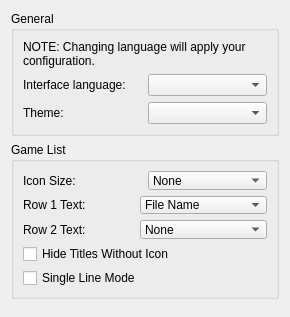
<?xml version="1.0" encoding="UTF-8"?>
<ui version="4.0">
 <class>ConfigureUi</class>
 <widget class="QWidget" name="ConfigureUi">
  <property name="windowTitle">
   <string>Form</string>
  </property>
  <property name="geometry">
   <rect>
    <x>0</x>
    <y>0</y>
    <width>290</width>
    <height>280</height>
   </rect>
  </property>
  <layout class="QVBoxLayout" name="verticalLayout">
   <item>
    <widget class="QGroupBox" name="general_groupBox">
     <property name="title">
      <string>General</string>
     </property>
     <layout class="QHBoxLayout" name="horizontalLayout">
      <item>
       <layout class="QVBoxLayout" name="verticalLayout_2">
        <item>
         <widget class="QLabel" name="label_change_language_info">
          <property name="text">
           <string>&lt;html&gt;&lt;head/&gt;&lt;body&gt;&lt;p&gt;NOTE: Changing language will apply your configuration.&lt;/p&gt;&lt;/body&gt;&lt;/html&gt;</string>
          </property>
          <property name="wordWrap">
           <bool>true</bool>
          </property>
         </widget>
        </item>
        <item>
         <layout class="QHBoxLayout" name="horizontalLayout_2">
          <item>
           <widget class="QLabel" name="language_label">
            <property name="text">
             <string>Interface language:</string>
            </property>
           </widget>
          </item>
          <item>
           <widget class="QComboBox" name="language_combobox"/>
          </item>
         </layout>
        </item>
        <item>
         <layout class="QHBoxLayout" name="horizontalLayout_3">
          <item>
           <widget class="QLabel" name="theme_label">
            <property name="text">
             <string>Theme:</string>
            </property>
           </widget>
          </item>
          <item>
           <widget class="QComboBox" name="theme_combobox"/>
          </item>
         </layout>
        </item>
       </layout>
      </item>
     </layout>
    </widget>
   </item>
   <item>
    <widget class="QGroupBox" name="game_list_groupBox">
     <property name="title">
      <string>Game List</string>
     </property>
     <layout class="QHBoxLayout" name="horizontalLayout_4">
      <item>
       <layout class="QVBoxLayout" name="verticalLayout_3">
        <item>
         <layout class="QHBoxLayout" name="horizontalLayout_5">
          <item>
           <widget class="QLabel" name="icon_size_label">
            <property name="text">
             <string>Icon Size:</string>
            </property>
           </widget>
          </item>
          <item>
           <widget class="QComboBox" name="icon_size_combobox">
            <item>
             <property name="text">
              <string>None</string>
             </property>
            </item>
            <item>
             <property name="text">
              <string>Small (24x24)</string>
             </property>
            </item>
            <item>
             <property name="text">
              <string>Large (48x48)</string>
             </property>
            </item>
           </widget>
          </item>
         </layout>
        </item>
        <item>
         <layout class="QHBoxLayout" name="horizontalLayout_6">
          <item>
           <widget class="QLabel" name="row_1_text_label">
            <property name="text">
             <string>Row 1 Text:</string>
            </property>
           </widget>
          </item>
          <item>
           <widget class="QComboBox" name="row_1_text_combobox">
            <item>
             <property name="text">
              <string>File Name</string>
             </property>
            </item>
            <item>
             <property name="text">
              <string>Full Path</string>
             </property>
            </item>
            <item>
             <property name="text">
              <string>Title Name (short)</string>
             </property>
            </item>
            <item>
             <property name="text">
              <string>Title ID</string>
             </property>
            </item>
            <item>
             <property name="text">
              <string>Title Name (long)</string>
             </property>
            </item>
           </widget>
          </item>
         </layout>
        </item>
        <item>
         <layout class="QHBoxLayout" name="horizontalLayout_7">
          <item>
           <widget class="QLabel" name="row_2_text_label">
            <property name="text">
             <string>Row 2 Text:</string>
            </property>
           </widget>
          </item>
          <item>
           <widget class="QComboBox" name="row_2_text_combobox">
            <item>
             <property name="text">
              <string>None</string>
             </property>
            </item>
            <item>
             <property name="text">
              <string>File Name</string>
             </property>
            </item>
            <item>
             <property name="text">
              <string>Full Path</string>
             </property>
            </item>
            <item>
             <property name="text">
              <string>Title Name (short)</string>
             </property>
            </item>
            <item>
             <property name="text">
              <string>Title ID</string>
             </property>
            </item>
            <item>
             <property name="text">
              <string>Title Name (long)</string>
             </property>
            </item>
           </widget>
          </item>
         </layout>
        </item>
        <item>
         <widget class="QCheckBox" name="toggle_hide_no_icon">
          <property name="text">
           <string>Hide Titles Without Icon</string>
          </property>
         </widget>
        </item>
        <item>
         <widget class="QCheckBox" name="toggle_single_line_mode">
          <property name="text">
           <string>Single Line Mode</string>
          </property>
         </widget>
        </item>
       </layout>
      </item>
     </layout>
    </widget>
   </item>
   <item>
    <spacer>
     <property name="orientation">
      <enum>Qt::Vertical</enum>
     </property>
    </spacer>
   </item>
  </layout>
 </widget>
 <resources/>
 <connections/>
</ui>
